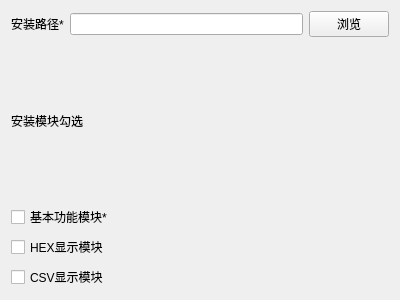
<?xml version="1.0" encoding="UTF-8"?>
<ui version="4.0">
 <class>InstallPage</class>
 <widget class="QWizardPage" name="InstallPage">
  <property name="geometry">
   <rect>
    <x>0</x>
    <y>0</y>
    <width>400</width>
    <height>300</height>
   </rect>
  </property>
  <property name="windowTitle">
   <string>WizardPage</string>
  </property>
  <layout class="QVBoxLayout" name="verticalLayout">
   <item>
    <layout class="QHBoxLayout" name="horizontalLayout">
     <item>
      <widget class="QLabel" name="label">
       <property name="text">
        <string>安装路径*</string>
       </property>
      </widget>
     </item>
     <item>
      <widget class="QLineEdit" name="lineEditInstallPath"/>
     </item>
     <item>
      <widget class="QPushButton" name="pushButtonBrowser">
       <property name="text">
        <string>浏览</string>
       </property>
      </widget>
     </item>
    </layout>
   </item>
   <item>
    <widget class="QLabel" name="label_2">
     <property name="text">
      <string>安装模块勾选</string>
     </property>
    </widget>
   </item>
   <item>
    <widget class="QCheckBox" name="checkBoxBaseModule">
     <property name="text">
      <string>基本功能模块*</string>
     </property>
    </widget>
   </item>
   <item>
    <widget class="QCheckBox" name="checkBoxHEXModule">
     <property name="text">
      <string>HEX显示模块</string>
     </property>
    </widget>
   </item>
   <item>
    <widget class="QCheckBox" name="checkBoxCSVModule">
     <property name="text">
      <string>CSV显示模块</string>
     </property>
    </widget>
   </item>
  </layout>
 </widget>
 <resources/>
 <connections/>
</ui>
